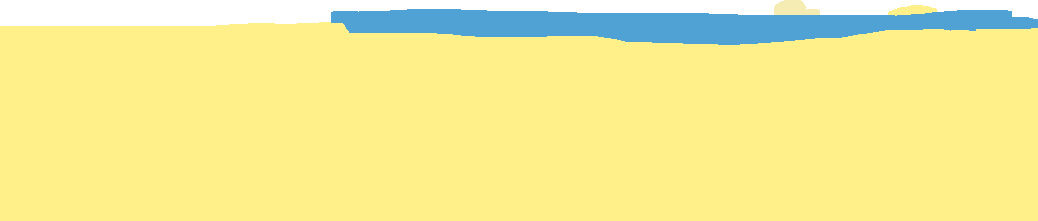
#> input picture frontend/src/assets/camp/scene/day/land.png, 1038 x 221 px
$ python fill_sea.py
#> lines starting #> are read from the running program, lines starting #| are printed output that depends on the picture
"""Write the day beach with its sea drawn the whole way across.

    python fill_sea.py [land.png] [out.png]

Default: frontend/src/assets/camp/scene/day/land.png -> land_full.png beside it.

In the Aseprite file the day land's sea band starts at x 331: left of it the
tent stands, so the sea was never drawn there. The buddy picker (which shows
the beach before the tent is up) needs the whole band. This carries the band to
the left edge: its top line stays level with where it starts, its lower edge
eases down to the depth the band has further right, and the sand under the new
sea is pushed down, in the art's own flat colours and stepped pixel edges.
land.png itself (the camp's) is left as exported.
"""
import sys
from pathlib import Path

from PIL import Image

ROOT = Path(__file__).resolve().parents[2]
DAY = ROOT / 'frontend' / 'src' / 'assets' / 'camp' / 'scene' / 'day'
SEA = (80, 161, 212, 255)
SAND = (255, 240, 137, 255)
START = 331          # first column the sea is drawn in
STEP = 23            # columns per stair step of an edge, as in the drawn band


def band(im, x):
    """Top and bottom (exclusive) of the sea in column x."""
    col = [im.getpixel((x, y)) for y in range(80)]
    top = next(y for y, c in enumerate(col) if c == SEA)
    return top, next(y for y, c in enumerate(col) if y > top and c != SEA)


def main():
    src = Path(sys.argv[1]) if len(sys.argv) > 1 else DAY / 'land.png'
    out = Path(sys.argv[2]) if len(sys.argv) > 2 else DAY / 'land_full.png'
    im = Image.open(src).convert('RGBA')
#> im is the input picture: PIL image 1038x221 RGBA; mean R, G, B, A 224.3, 217.2, 132.7, 236.8
    top0, _ = band(im, START + 2)
#> in band, `col = [im.getpixel((x, y)) for y in range(80)]`: col = 80 items, first 6: (0, 0, 0, 0), (0, 0, 0, 0), (0, 0, 0, 0), (0, 0, 0, 0), (0, 0, 0, 0), (0, 0, 0, 0)
#> in band, `top = next(y for y, c in enumerate(col) if c == SEA)`: top = 11
#> top0 = 11
    _, deep = band(im, START + 80)          # the band's depth once it is under way
#> deep = 33
    for x in range(START):
        # Stepped edges: the top wobbles by a pixel, the bottom keeps the full depth.
        step = (START - x) // STEP
        top = top0 + (1 if step % 3 == 1 else 0)
        bottom = deep - (1 if step % 4 == 2 else 0)
        for y in range(top, bottom):
            im.putpixel((x, y), SEA)
        # Sand below the new sea, so no gap opens between the two.
        y = bottom
        while y < im.height and im.getpixel((x, y))[3] == 0:
            im.putpixel((x, y), SAND)
            y += 1
#> this loop made 331 passes
#> (top, bottom) on passes 1 to 3: (11, 32), (11, 32), (11, 32)
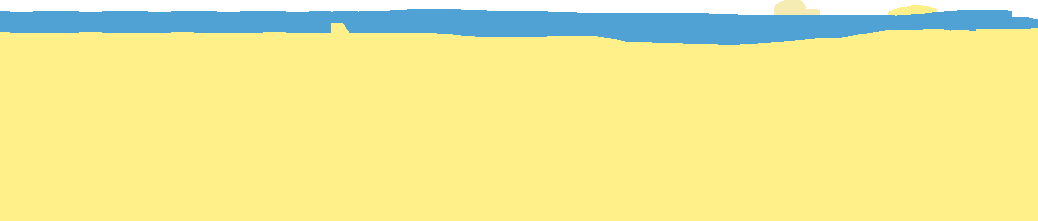
#> im: PIL image 1038x221 RGBA; mean R, G, B, A 223.9, 219.6, 137.8, 241.9; transparent parts drawn white
    # Where the drawn band begins it is shallow (the tent's edge stood there),
    # leaving a bump of sand in the water: deepen those columns to match.
    for x in range(START, START + 40):
        t, b = band(im, x)
        for y in range(b, deep):
            im.putpixel((x, y), SEA)
#> this loop made 40 passes
#> (top in band, t, b) on passes 1 to 12: (12, 12, 23), (12, 12, 23), (11, 11, 23), (11, 11, 23), (11, 11, 23), (11, 11, 23), (11, 11, 23), (11, 11, 23), (11, 11, 23), (11, 11, 23), (11, 11, 23), (11, 11, 23)
    im.save(out)
    print(out)


if __name__ == '__main__':
    main()
